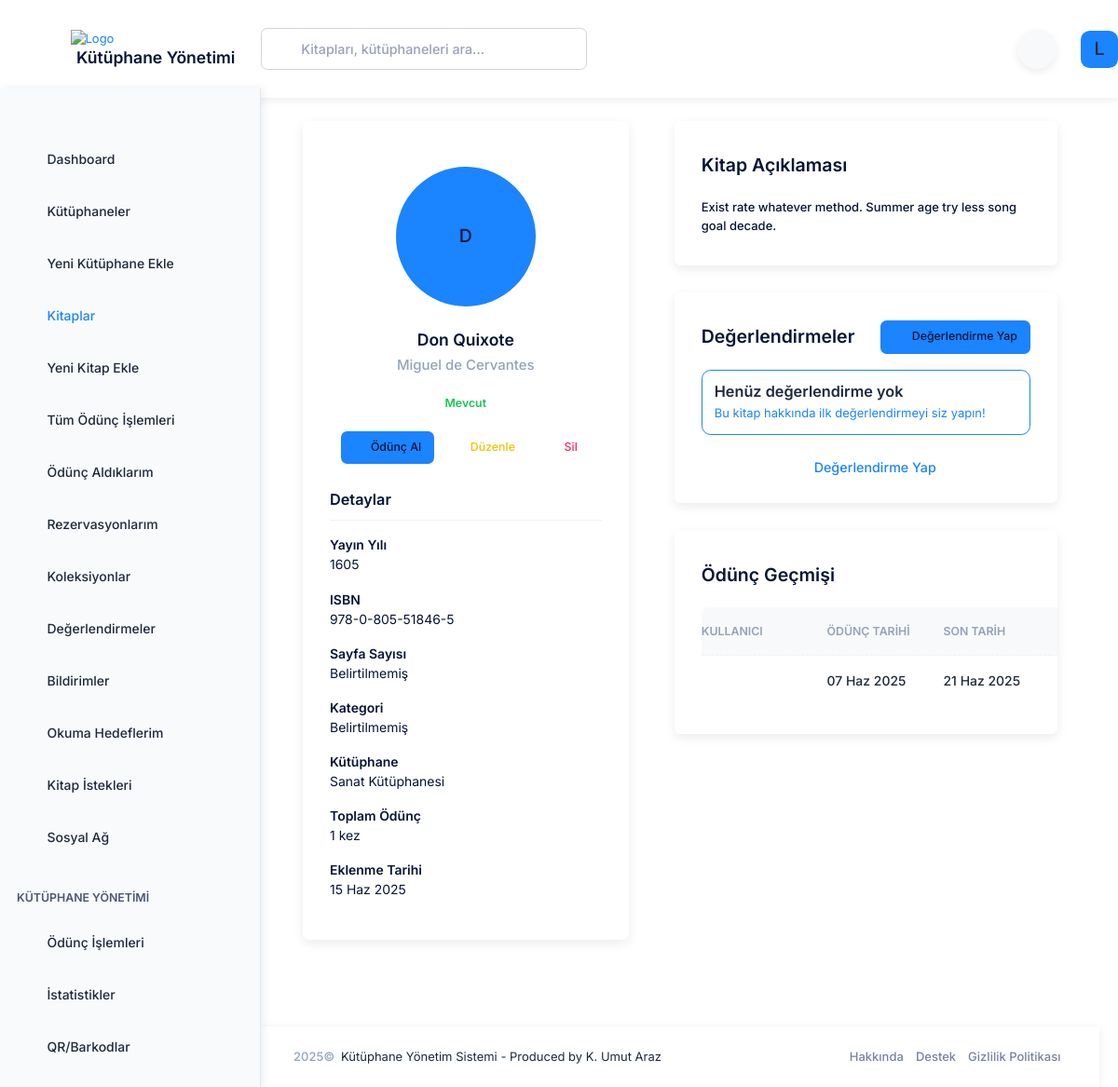
Page /books/247/ (signed in) on the earlier database version.
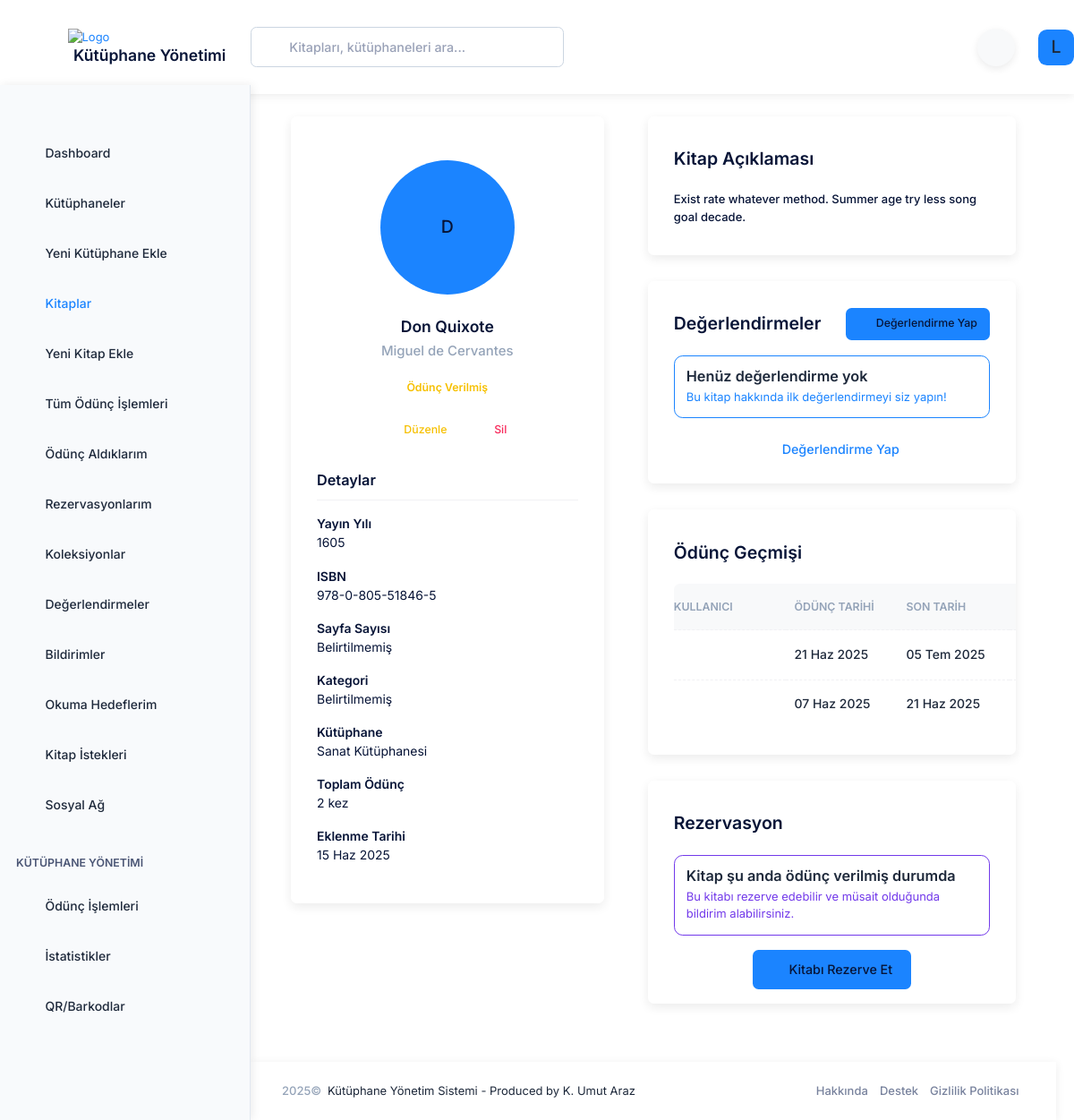
Same page on the later database version.
### books/models.py (models this page shows, shortened)
class Book(models.Model):
    STATUS_CHOICES = (
        ('available', 'Mevcut'),
        ('borrowed', 'Ödünç Verilmiş'),
        ('reserved', 'Rezerve Edilmiş'),
        ('maintenance', 'Bakımda'),
    )
    title = models.CharField('Başlık', max_length=255)
    author = models.CharField('Yazar', max_length=255)
    isbn = models.CharField('ISBN', max_length=20, blank=True, null=True)
    description = models.TextField('Açıklama', blank=True, null=True)
    cover_image = models.ImageField('Kapak Resmi', upload_to='book_covers/', blank=True, null=True)
    library = models.ForeignKey(Library, verbose_name='Kütüphane', on_delete=models.CASCADE, related_name='books')
    status = models.CharField('Durum', max_length=20, choices=STATUS_CHOICES, default='available')
    publication_year = models.PositiveIntegerField('Yayın Yılı', blank=True, null=True)
    publisher = models.CharField('Yayınevi', max_length=255, blank=True, null=True)
    language = models.CharField('Dil', max_length=50, blank=True, null=True)
    pages = models.PositiveIntegerField('Sayfa Sayısı', blank=True, null=True)
    created_at = models.DateTimeField('Oluşturulma Tarihi', auto_now_add=True)
    updated_at = models.DateTimeField('Güncellenme Tarihi', auto_now=True)
    class Meta:
        ordering = ['title', 'author']
        verbose_name = 'Kitap'
        verbose_name_plural = 'Kitaplar'
    @property
    def status_color(self):
        color_map = {
            'available': 'success',
            'borrowed': 'warning',
            'reserved': 'primary',
            'maintenance': 'danger'
        }
        return color_map.get(self.status, 'primary')
    @property
    def loan_count(self):
        return self.loans.count()

### loans/models.py (models this page shows, shortened)
class Loan(models.Model):
    STATUS_CHOICES = (
        ('active', 'Aktif'),
        ('returned', 'İade Edildi'),
        ('overdue', 'Gecikmiş'),
    )
    book = models.ForeignKey(Book, verbose_name='Kitap', on_delete=models.CASCADE, related_name='loans')
    borrower = models.ForeignKey(settings.AUTH_USER_MODEL, verbose_name='Ödünç Alan', on_delete=models.CASCADE, related_name='borrowed_books')
    loaned_by = models.ForeignKey(settings.AUTH_USER_MODEL, verbose_name='Ödünç Veren', on_delete=models.CASCADE, related_name='managed_loans')
    loan_date = models.DateTimeField('Ödünç Verme Tarihi', default=timezone.now)
    due_date = models.DateTimeField('İade Tarihi')
    return_date = models.DateTimeField('Gerçek İade Tarihi', blank=True, null=True)
    status = models.CharField('Durum', max_length=10, choices=STATUS_CHOICES, default='active')
    notes = models.TextField('Notlar', blank=True, null=True)
    class Meta:
        ordering = ['-loan_date']
        verbose_name = 'Ödünç Verme'
        verbose_name_plural = 'Ödünç Vermeler'
    @property
    def status_color(self):
        color_map = {
            'active': 'primary',
            'returned': 'success',
            'overdue': 'danger'
        }
        return color_map.get(self.status, 'primary')

### libraries/models.py (models this page shows, shortened)
class Library(models.Model):
    name = models.CharField('Adı', max_length=255)
    description = models.TextField('Açıklama', blank=True, null=True)
    owner = models.ForeignKey(
        settings.AUTH_USER_MODEL,
        verbose_name='Sahibi',
        on_delete=models.CASCADE,
        related_name='owned_libraries'
    )
    admins = models.ManyToManyField(
        settings.AUTH_USER_MODEL,
        verbose_name='Yöneticiler',
        related_name='administered_libraries',
        blank=True
    )
    created_at = models.DateTimeField('Oluşturulma Tarihi', auto_now_add=True)
    updated_at = models.DateTimeField('Güncellenme Tarihi', auto_now=True)
    address = models.TextField('Adres', blank=True, null=True)
    phone = models.CharField('Telefon', max_length=20, blank=True, null=True)
    email = models.EmailField('E-posta', blank=True, null=True)
    class Meta:
        verbose_name = 'Kütüphane'
        verbose_name_plural = 'Kütüphaneler'
        ordering = ['name']

### books/views.py (the view)
# urls.py: path('<int:book_id>/', views.book_detail, name='detail'),
@login_required
@check_account_activation
def book_detail(request, book_id):
    book = get_object_or_404(Book, id=book_id)
    context = {
        'active_menu': 'books',
        'book': book
    }
    return render(request, 'books/book_detail.html', context)

### accounts/models.py (called while the page is built)
    @property
    def is_super_admin(self):
        return self.user_type == 'super_admin'

    @property
    def is_library_admin(self):
        return self.user_type == 'library_admin'

### library_management/context_processors.py (called while the page is built)
def user(request):
    if request.path.startswith('/admin/'):
        return {}
    if hasattr(request, 'user') and request.user.is_authenticated:
        return {}  # Don't add anything, Django's auth context processor handles this
    return {'user': DummyUser()}

### templates/books/book_detail.html (shortened to what the changed rows need)
{% extends 'layouts/base.html' %}
{% load static %}
{% block content %}
<div class="content d-flex flex-column flex-column-fluid" id="kt_content">
    <div class="post d-flex flex-column-fluid" id="kt_post">
        <div id="kt_content_container" class="container-xxl">
            <div class="d-flex flex-column flex-xl-row">
                <div class="flex-column flex-lg-row-auto w-100 w-xl-350px mb-10">
                    <div class="card mb-5 mb-xl-8">
                        <div class="card-body pt-15">
                            <div class="d-flex flex-center flex-column mb-5">
                                <div class="symbol symbol-150px symbol-circle mb-7">
                                    {% if book.cover_image %}
                                    <img src="{{ book.cover_image.url }}" alt="Book Cover" />
                                    {% else %}
                                    <div class="symbol-label fs-2 fw-semibold bg-primary text-inverse-primary">{{ book.title|first }}</div>
                                    {% endif %}
                                </div>
                                <a href="#" class="fs-3 text-gray-800 text-hover-primary fw-bold mb-1">{{ book.title }}</a>
                                <div class="fs-5 fw-semibold text-muted mb-6">{{ book.author }}</div>
                                <div class="mb-6">
                                    <span class="badge badge-light-{{ book.status_color }} fs-7 fw-bold">{{ book.get_status_display }}</span>
                                </div>
                                <div class="d-flex flex-center flex-wrap">
                                    {% if book.status == 'available' %}
                                    <a href="#" class="btn btn-sm btn-primary me-2" data-bs-toggle="modal" data-bs-target="#kt_modal_borrow_book">
                                        <i class="ki-outline ki-arrow-right fs-3"></i>Ödünç Al
                                    </a>
                                    {% endif %}
                                    {% if user.is_staff or book.library.owner == user %}
                                    <a href="{% url 'books:edit' book.id %}" class="btn btn-sm btn-light-warning me-2">
                                        <i class="ki-outline ki-pencil fs-3"></i>Düzenle
                                    </a>
                                    <a href="{% url 'books:delete' book.id %}" class="btn btn-sm btn-light-danger" onclick="return confirm('Bu kitabı silmek istediğinize emin misiniz?');">
                                        <i class="ki-outline ki-trash fs-3"></i>Sil
                                    </a>
                                    {% endif %}
                                </div>
                            </div>
                            <div id="kt_book_details" class="collapse show">
                                <div class="pb-5 fs-6">
                                    <div class="fw-bold mt-5">Yayın Yılı</div>
                                    <div class="text-gray-600">{{ book.publication_year|default:"Belirtilmemiş" }}</div>
                                    <div class="fw-bold mt-5">ISBN</div>
                                    <div class="text-gray-600">{{ book.isbn|default:"Belirtilmemiş" }}</div>
                                    <div class="fw-bold mt-5">Sayfa Sayısı</div>
                                    <div class="text-gray-600">{{ book.page_count|default:"Belirtilmemiş" }}</div>
                                    <div class="fw-bold mt-5">Kategori</div>
                                    <div class="text-gray-600">{{ book.category|default:"Belirtilmemiş" }}</div>
                                    <div class="fw-bold mt-5">Kütüphane</div>
                                    <div class="text-gray-600"><a href="{% url 'libraries:detail' book.library.id %}" class="text-gray-600 text-hover-primary">{{ book.library.name }}</a></div>
                                    <div class="fw-bold mt-5">Toplam Ödünç</div>
                                    <div class="text-gray-600">{{ book.loan_count }} kez</div>
                                    <div class="fw-bold mt-5">Eklenme Tarihi</div>
                                    <div class="text-gray-600">{{ book.created_at|date:"d M Y" }}</div>
                                </div>
                            </div>
                        </div>
                    </div>
                </div>
                <div class="flex-lg-row-fluid ms-lg-15">
                    <div class="card pt-4 mb-6 mb-xl-9">
                        <div class="card-header border-0">
                            <div class="card-title">
                                <h2>Kitap Açıklaması</h2>
                            </div>
                        </div>
                        <div class="card-body pt-0 pb-5">
                            <div class="fw-semibold text-gray-600 mb-5">
                                {{ book.description|default:"Bu kitap için açıklama bulunmuyor."|linebreaks }}
                            </div>
                        </div>
                    </div>
                    <div class="card pt-4 mb-6 mb-xl-9">
                        <div class="card-header border-0 d-flex justify-content-between align-items-center">
                            <div class="card-title">
                                <h2>Değerlendirmeler</h2>
                            </div>
                        </div>
                    </div>
                    <div class="card pt-4 mb-6 mb-xl-9">
                        <div class="card-header border-0">
                            <div class="card-title">
                                <h2>Ödünç Geçmişi</h2>
                            </div>
                        </div>
                        <div class="card-body pt-0 pb-5">
                            <table class="table align-middle table-row-dashed fs-6 gy-5" id="kt_book_loans_table">
                                <thead>
                                    <tr class="text-start text-muted fw-bold fs-7 text-uppercase gs-0">
                                        <th class="min-w-125px">Kullanıcı</th>
                                        <th class="min-w-125px">Ödünç Tarihi</th>
                                        <th class="min-w-125px">Son Tarih</th>
                                        <th class="min-w-125px">İade Tarihi</th>
                                    </tr>
                                </thead>
                                <tbody class="text-gray-600 fw-semibold">
                                    {% for loan in book.loans.all %}
                                    <tr>
                                        <td>{{ loan.user.get_full_name }}</td>
                                        <td>{{ loan.loan_date|date:"d M Y" }}</td>
                                        <td>{{ loan.due_date|date:"d M Y" }}</td>
                                        <td>{{ loan.return_date|date:"d M Y"|default:"-" }}</td>
                                    </tr>
                                    {% empty %}
                                    <tr>
                                        <td colspan="5" class="text-center">Bu kitap henüz ödünç alınmamış.</td>
                                    </tr>
                                    {% endfor %}
                                </tbody>
                            </table>
                        </div>
                    </div>
                    {% if book.status == 'borrowed' %}
                    <div class="card pt-4 mb-6 mb-xl-9">
                        <div class="card-header border-0">
                            <div class="card-title">
                                <h2>Rezervasyon</h2>
                            </div>
                        </div>
                        <div class="card-body pt-0 pb-5">
                            <div class="alert alert-info mb-5">
                                <div class="d-flex flex-column">
                                    <h4 class="mb-1 text-dark">Kitap şu anda ödünç verilmiş durumda</h4>
                                    <span>Bu kitabı rezerve edebilir ve müsait olduğunda bildirim alabilirsiniz.</span>
                                </div>
                            </div>
                            {% if user_has_reservation %}
                                <div class="alert alert-success mb-5">
                                    <div class="d-flex flex-column">
                                        <h4 class="mb-1 text-dark">Zaten rezervasyonunuz var</h4>
                                        <span>Bu kitap için daha önce bir rezervasyon yapmışsınız. Rezervasyon durumunuzu <a href="{% url 'books:reservation_detail' user_reservation.id %}" class="text-primary fw-bold">buradan</a> kontrol edebilirsiniz.</span>
                                    </div>
                                </div>
                            {% else %}
                                <div class="text-center">
                                    <a href="{% url 'books:reservation_create' book.id %}" class="btn btn-primary">
                                        <i class="ki-outline ki-calendar fs-2"></i>Kitabı Rezerve Et
                                    </a>
                                </div>
                            {% endif %}
                        </div>
                    </div>
                    {% endif %}
                </div>
            </div>
        </div>
    </div>
</div>
{% endblock %}

Differences in the rows shown:
changed Book "Don Quixote": status "Mevcut" → "Ödünç Verilmiş"; loan_count "1" → "2"
added Loan: loan_date "21 Haz 2025", due_date "05 Tem 2025"
Other differences:
text no longer shown: "Ödünç Al"
text now shown: "Rezervasyon Kitap şu anda ödünç verilmiş durumda Bu kitabı rezerve edebilir ve müsait olduğunda bildirim alabilirsiniz. Kitabı Rezerve Et"
